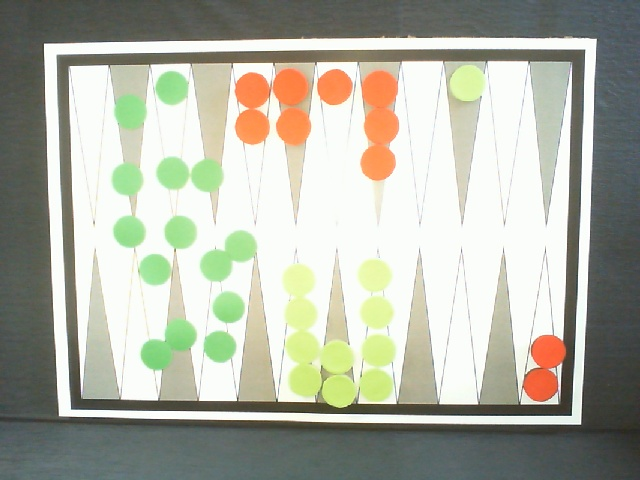
#> input picture test397116.jpg, 640 x 480 px
$ jupyter execute blob_separation.ipynb
#> lines starting #> are read from the running program, lines starting #| are printed output that depends on the picture; after the words box and inside, x2 and y2 are one past the last pixel; in counts of white or black regions, pixels touching at a corner belong together
[cell 1]
import cv2
import numpy as np
import matplotlib.pyplot as plt

img = cv2.imread('./test397116.jpg')
#> img is the input picture: shape (480, 640, 3); mean B, G, R 163.6, 177.1, 175

b, g, r = cv2.split(img)
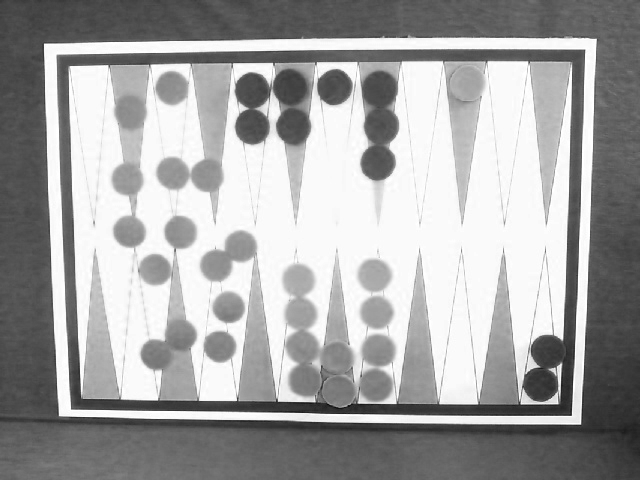
#> b: shape (480, 640); min 10, max 255, mean 163.6
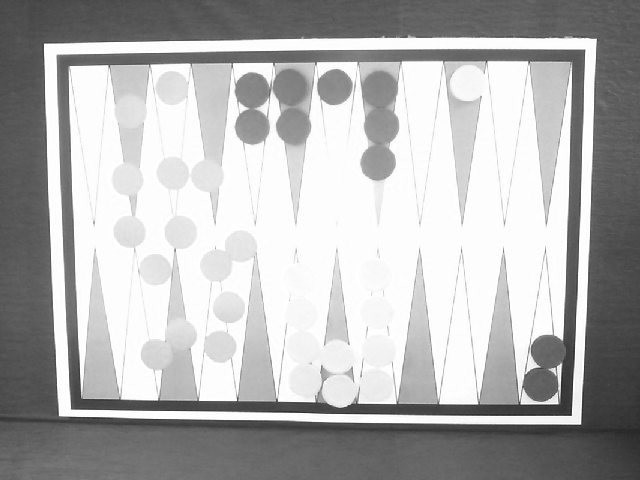
#> g: shape (480, 640); min 38, max 255, mean 177.1
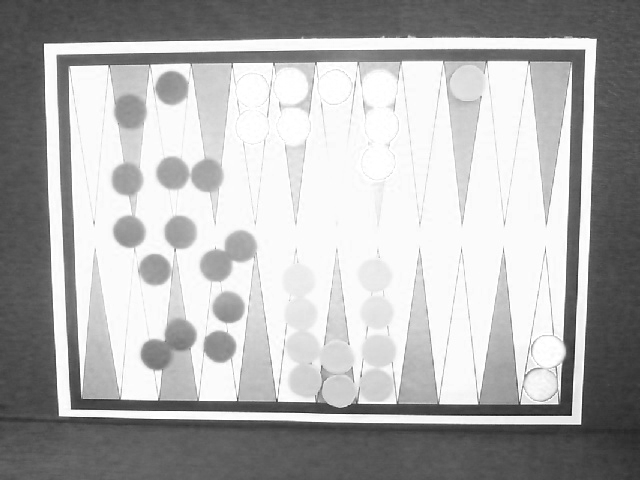
#> r: shape (480, 640); min 19, max 255, mean 175
r_minus_g = cv2.subtract(r, g)
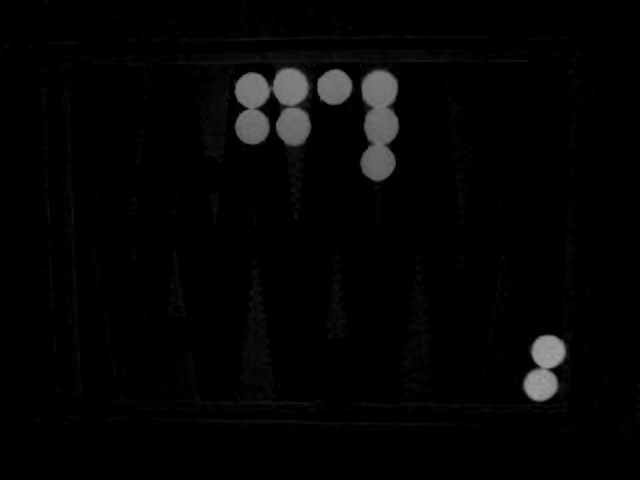
#> r_minus_g: shape (480, 640); min 0, max 160, mean 4.5
g_minus_r = cv2.subtract(g, r)
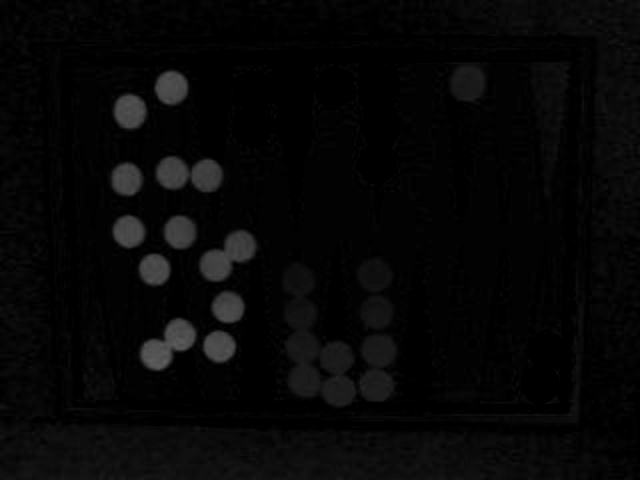
#> g_minus_r: shape (480, 640); min 0, max 96, mean 6.6

plt.imshow(r_minus_g, cmap='gray')
plt.figure()
plt.imshow(g_minus_r, cmap='gray')

rg_thresh = cv2.threshold(r_minus_g, 0, 255, cv2.THRESH_BINARY + cv2.THRESH_OTSU)[1]
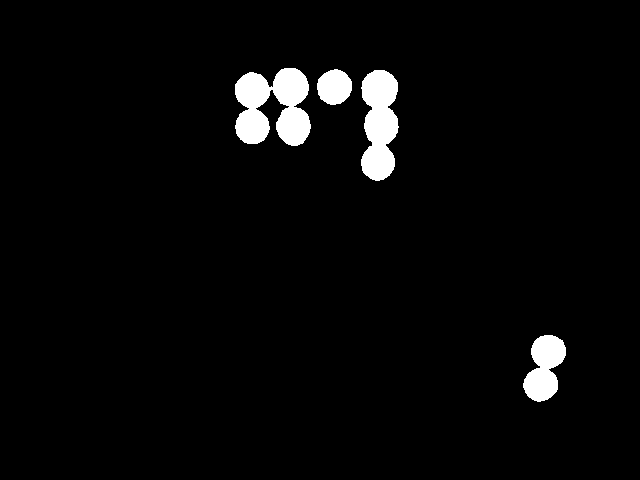
#> rg_thresh: shape (480, 640); 3.3% white; 4 white regions, box (x1, y1, x2, y2) and area: (235, 68, 311, 146) 4098, (361, 70, 399, 181) 3140, (523, 335, 566, 402) 1847, (317, 69, 352, 105) 969
gr_thresh = cv2.threshold(g_minus_r, 0, 255, cv2.THRESH_BINARY + cv2.THRESH_OTSU)[1]
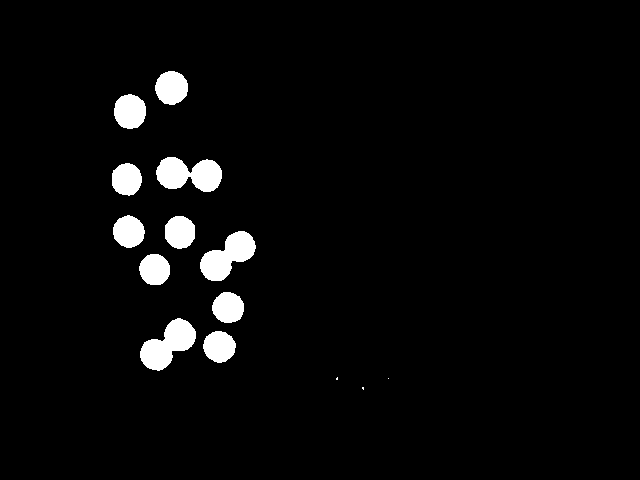
#> gr_thresh: shape (480, 640); 3.7% white; 14 white regions (3 under 20 px), largest, box (x1, y1, x2, y2) and area: (156, 157, 222, 192) 1613, (140, 318, 196, 371) 1613, (200, 231, 256, 281) 1542

plt.figure()
plt.imshow(rg_thresh, cmap='gray')
plt.figure()
plt.imshow(gr_thresh, cmap='gray')

[cell 2]
# [8 lines of commented-out code are left out]

[cell 3]
# ret, thresh = cv2.threshold(img, 0, 255, cv2.THRESH_BINARY_INV+cv2.THRESH_OTSU)
dist_map = cv2.distanceTransform(gr_thresh, cv2.DIST_L2, 3)
cv2.normalize(dist_map, dist_map, 0, 1.0, cv2.NORM_MINMAX)
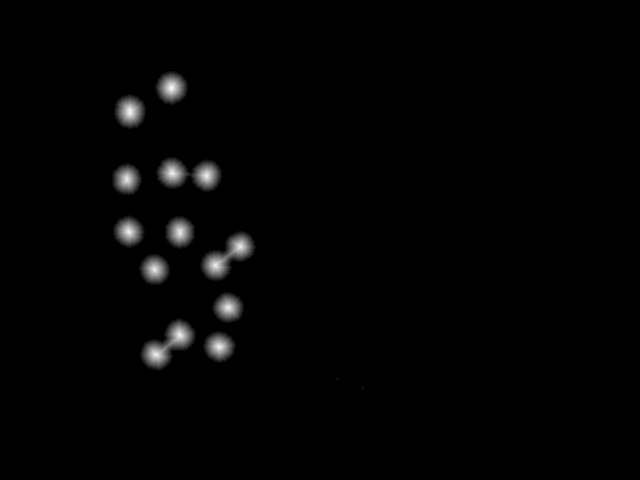
#> dist_map: shape (480, 640) float32; min 0, max 1, mean 0.0128

plt.imshow(dist_map, cmap='gray')

[cell 4]
# find the ultimate eroded points
_, sure_fg = cv2.threshold(dist_map, 0.7*dist_map.max(), 255, 0)
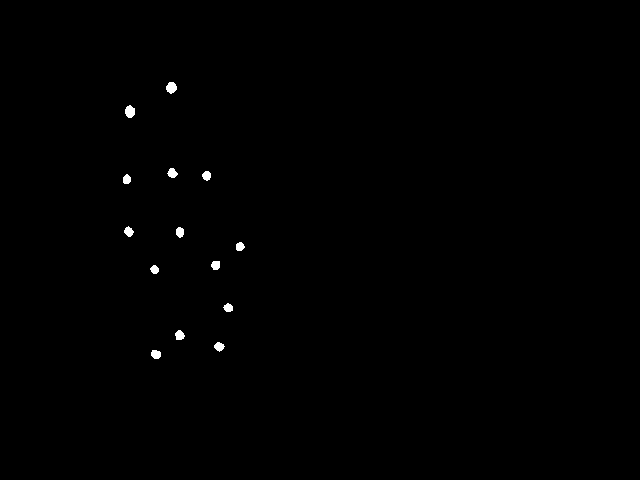
#> sure_fg: shape (480, 640) float32; 0.33% white; 14 white regions, largest, box (x1, y1, x2, y2) and area: (125, 105, 135, 118) 100, (166, 82, 177, 94) 97, (167, 168, 178, 178) 74
sure_fg = np.uint8(sure_fg)
#> sure_fg: shape (480, 640); 0.33% white; 14 white regions
plt.imshow(sure_fg, cmap='gray')

[cell 5]
contours, _ = cv2.findContours(sure_fg, cv2.RETR_EXTERNAL, cv2.CHAIN_APPROX_SIMPLE)
#> contours = 14 contours; largest, box (x1, y1, x2, y2) and area: (125, 105, 135, 118) 84, (166, 82, 177, 94) 82, (167, 168, 178, 178) 60, (151, 350, 161, 359) 60, (175, 330, 185, 340) 60
for contour in contours:
    print(cv2.contourArea(contour))
#> this loop made 14 passes
#| 60.0
#| 58.0
#| 60.0
#| 52.0
#| 47.5
#| 55.0
#| 50.5
#| 56.5
#> (further printed lines are left out)
filtered_contours = [
    contour for contour in contours if cv2.contourArea(contour) > 0 and cv2.contourArea(contour) < 200
]
#> filtered_contours has the same summary as contours
centers = []
for contour in filtered_contours:
    moments = cv2.moments(contour)
    center = (
        int(moments["m10"] / moments["m00"]),
        int(moments["m01"] / moments["m00"]),
    )
    centers.append(center)
#> this loop made 14 passes
#> center on passes 1 to 12: (155, 353), (218, 346), (179, 334), (227, 307), (154, 269), (215, 264), (239, 246), (179, 231), (128, 231), (126, 178), (206, 175), (171, 172)
#> after the loop, centers = [(155, 353), (218, 346), (179, 334), (227, 307), (154, 269), (215, 264), (239, 246), (179, 231), (128, 231), (126, 178), (206, 175), (171, 172), (129, 111), (171, 87)]

for center in centers:
    cv2.circle(img, center, 5, (0, 255, 0), -1)
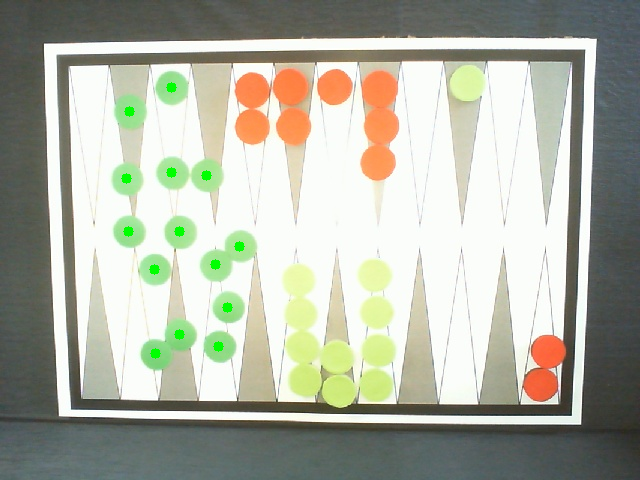
#> img: shape (480, 640, 3); 0.37% of pixels changed, all inside (x1, y1, x2, y2) = (121, 82, 245, 359)

plt.imshow(img)

$ run again, with test160242.jpg copied over test397116.jpg
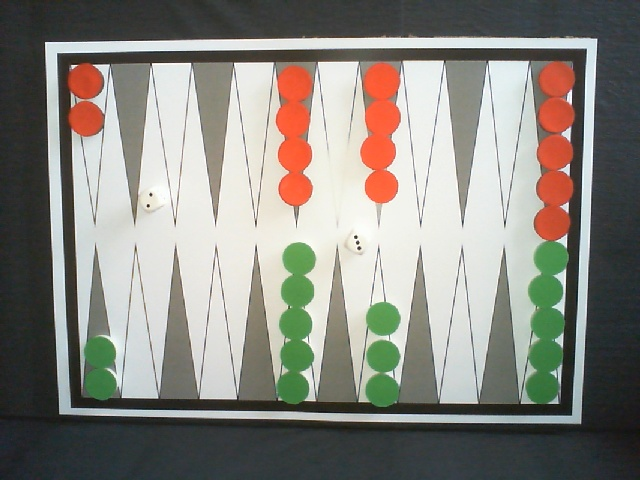
#> input picture test160242.jpg, 640 x 480 px
#> img is the input picture: shape (480, 640, 3); mean B, G, R 127.7, 134.9, 136.8
#> `rg_thresh = cv2.threshold(r_minus_g, 0, 255, cv2.THRESH_BINARY + cv2.T..`:
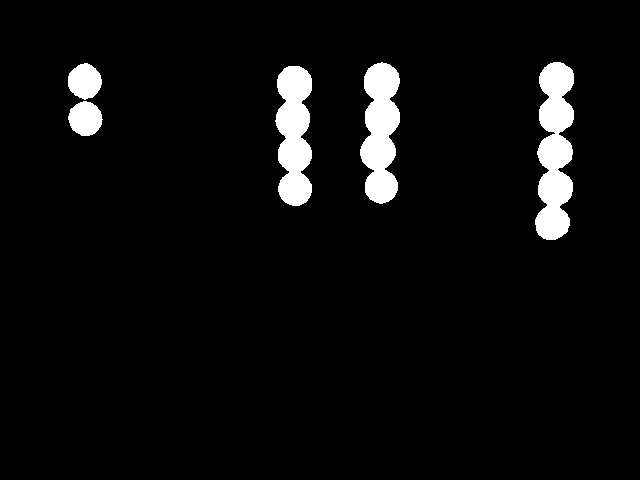
#> rg_thresh: shape (480, 640); 4.8% white; 5 white regions, box (x1, y1, x2, y2) and area: (535, 62, 574, 240) 4903, (360, 62, 400, 204) 4019, (275, 66, 312, 206) 3909, (68, 63, 102, 100) 929, (68, 101, 103, 136) 913
#> gr_thresh: shape (480, 640); 4.2% white; 5 white regions, box (x1, y1, x2, y2) and area: (525, 242, 568, 404) 4571, (276, 243, 315, 404) 4168, (366, 341, 400, 407) 1711, (83, 336, 116, 400) 1582, (366, 302, 400, 336) 904
#> contours = 15 contours; largest, box (x1, y1, x2, y2) and area: (540, 284, 551, 299) 101, (541, 349, 551, 364) 84, (543, 317, 552, 332) 84, (546, 254, 556, 266) 81, (378, 314, 388, 324) 67
#> the loop `for contour in contours:` made 15 passes
#| 54.0
#| 37.0
#| 52.5
#| 35.5
#| 50.0
#> (further printed lines are left out)
#> filtered_contours has the same summary as contours
#> the loop `for contour in filtered_contours:` made 15 passes
#> center on passes 1 to 8: (381, 390), (291, 387), (541, 386), (99, 383), (382, 356), (295, 355), (545, 356), (98, 352)
#> after the loop `for contour in filtered_contours:`: centers = [(381, 390), (291, 387), (541, 386), (99, 383), (382, 356), (295, 355), (545, 356), (98, 352), (295, 323), (547, 324), (382, 318), (296, 290), (545, 291), (298, 258), (550, 258)]
#> the loop `for center in centers:` made 15 passes
#> after the loop `for center in centers:`:
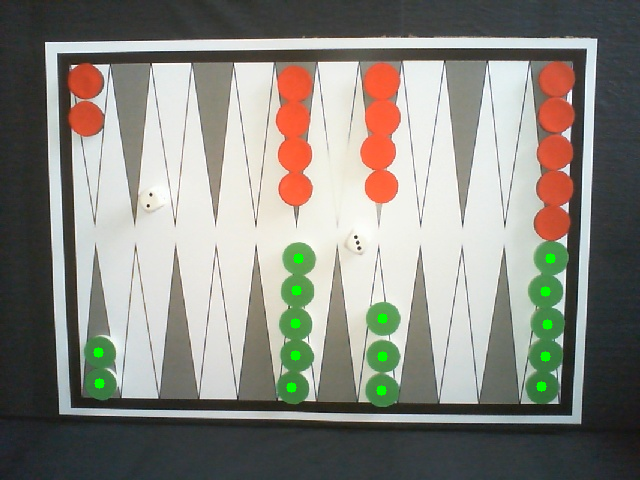
#> img: shape (480, 640, 3); 0.4% of pixels changed, all inside (x1, y1, x2, y2) = (93, 253, 556, 396)

$ run again, with test164625.jpg copied over test397116.jpg
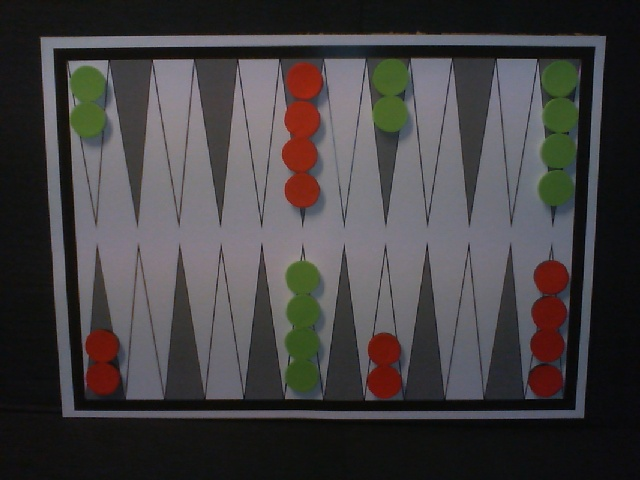
#> input picture test164625.jpg, 640 x 480 px
#> img is the input picture: shape (480, 640, 3); mean B, G, R 65.9, 64.8, 67.7
#> rg_thresh: shape (480, 640); 3.6% white; 6 white regions, box (x1, y1, x2, y2) and area: (282, 62, 323, 208) 4223, (531, 296, 566, 362) 1722, (367, 333, 401, 399) 1716, (85, 330, 119, 395) 1715, (535, 261, 568, 294) 869, (529, 366, 562, 397) 788
#> gr_thresh: shape (480, 640); 4.2% white; 51 white regions (46 under 20 px), largest, box (x1, y1, x2, y2) and area: (537, 60, 579, 212) 4545, (284, 261, 322, 395) 3757, (372, 59, 411, 134) 2245, (69, 65, 108, 141) 2186, (345, 48, 356, 54) 34
#> contours = 12 contours; largest, box (x1, y1, x2, y2) and area: (385, 72, 397, 86) 98, (550, 180, 561, 195) 98, (554, 73, 566, 86) 92, (83, 111, 93, 127) 90, (554, 143, 563, 159) 88
#> the loop `for contour in contours:` made 12 passes
#| 47.0
#| 72.5
#| 53.5
#| 45.5
#| 98.0
#> (further printed lines are left out)
#> filtered_contours has the same summary as contours
#> the loop `for contour in filtered_contours:` made 12 passes
#> center on passes 1 to 8: (301, 374), (301, 344), (302, 311), (302, 278), (555, 187), (558, 150), (87, 119), (559, 114)
#> after the loop `for contour in filtered_contours:`: centers = [(301, 374), (301, 344), (302, 311), (302, 278), (555, 187), (558, 150), (87, 119), (559, 114), (390, 113), (87, 84), (559, 78), (390, 77)]
#> the loop `for center in centers:` made 12 passes
#> after the loop `for center in centers:`:
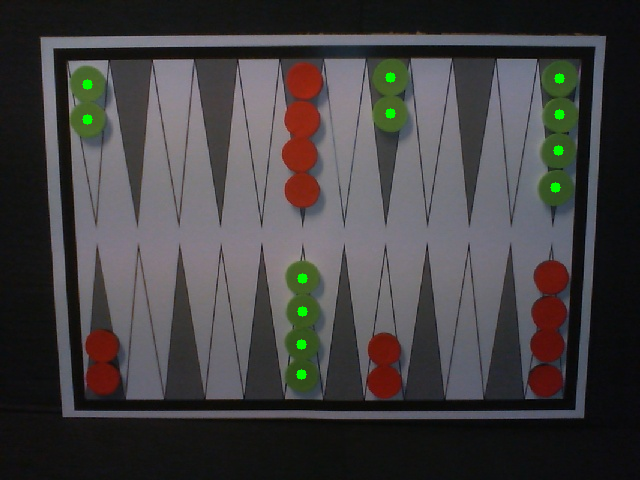
#> img: shape (480, 640, 3); 0.32% of pixels changed, all inside (x1, y1, x2, y2) = (82, 72, 565, 380)
